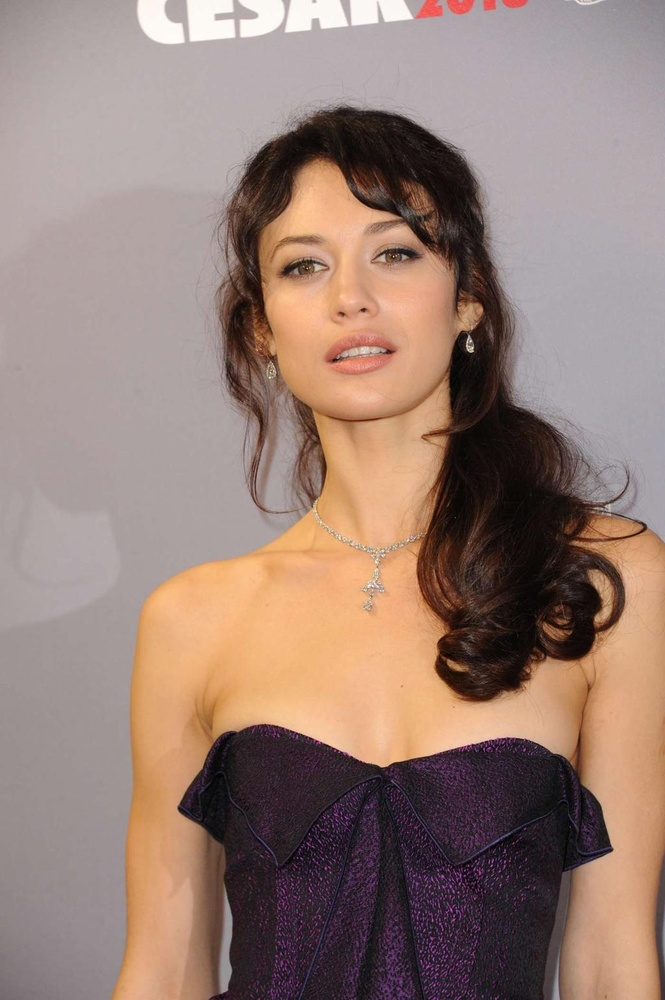
#> input picture chapter_01/samples/16_Award_Ceremony_Awards_Ceremony_16_209.jpg, 665 x 1000 px, shrunk from 1024 x 1539 before the run; its folder holds 2 pictures in this run
$ python example_1-1.py
#> lines starting #> are read from the running program, lines starting #| are printed output that depends on the picture
#-*-coding:utf-8-*-
# date:2020-03-28
# Author: X.L
# function: read image

import os
import cv2 # 加载OpenCV库
if __name__ == "__main__":
    path = './samples/'
    for file in os.listdir(path):
        img = cv2.imread(path+file)
#> img is the input picture: shape (1000, 665, 3); mean B, G, R 118.4, 128, 152
        cv2.namedWindow('image',0)# 定义显示窗口
        cv2.imshow('image',img)# 显示图片

        gray = cv2.cvtColor(img,cv2.COLOR_BGR2GRAY)# BGR图像转灰度图像
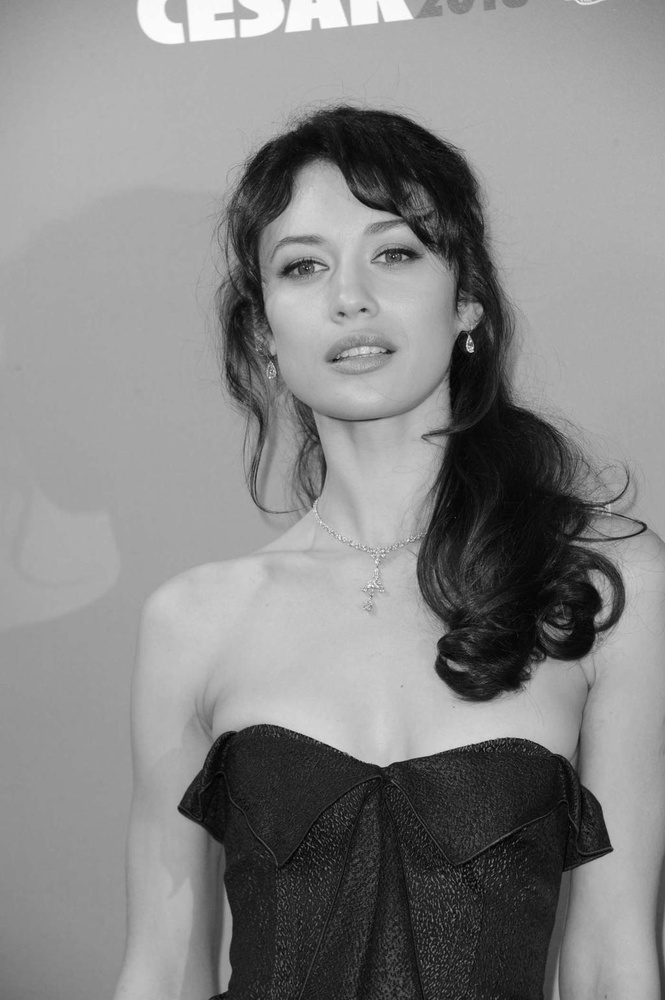
#> gray: shape (1000, 665); min 0, max 254, mean 134.1
        cv2.namedWindow('gray',0)# 定义显示窗口
        cv2.imshow('gray',gray) # 显示图片

        cv2.waitKey(0)
#> pass 2 of the loop `for file in os.listdir(path):`:
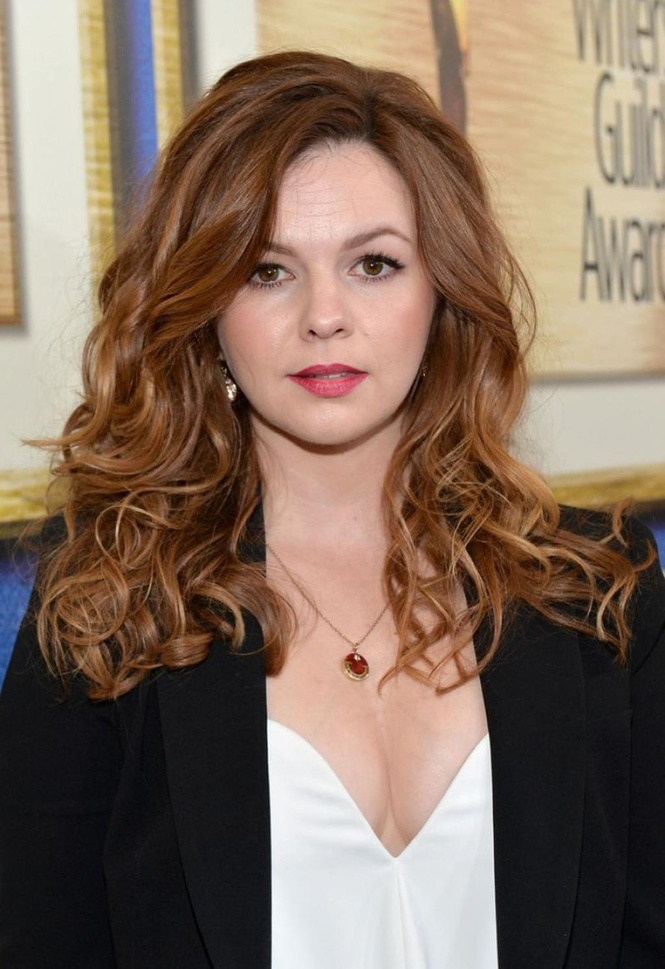
#> input picture chapter_01/samples/16_Award_Ceremony_Awards_Ceremony_16_486.jpg, 665 x 969 px, shrunk from 1024 x 1492 before the run
#> img is the input picture: shape (969, 665, 3); mean B, G, R 93.8, 109.5, 130.7
#> `gray = cv2.cvtColor(img,cv2.COLOR_BGR2GRAY)# BGR图像转灰度图像`:
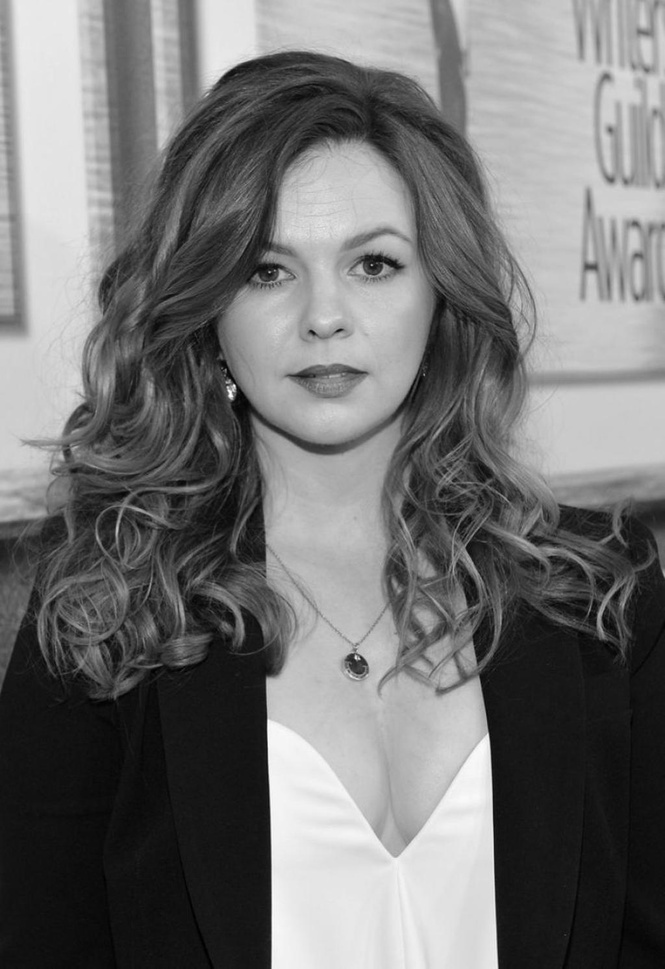
#> gray: shape (969, 665); min 0, max 253, mean 114
    cv2.destroyAllWindows()
